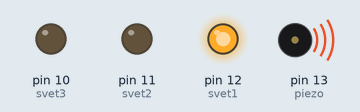
A sketch run on a simulated Arduino Uno, built with avr-gcc and run on an emulated ATmega328P. On the bench: output pins drawn as LEDs (lit = HIGH), buzzer (waves = sounding).

Above: at 2.5 s.
At 20.0 s:
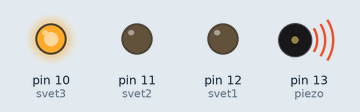
At 28.5 s:
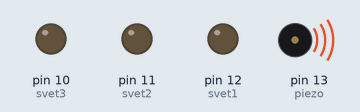
At 42.5 s:
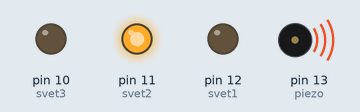
Timing chart, 0 to 45.5 s (numbered marks = the images above):
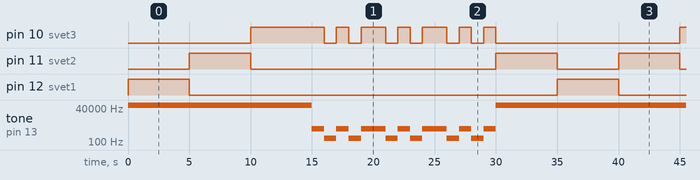

Measured:
- by itself, pin 11 (svet2): repeats every 35.0 s: LOW 20.0 s, HIGH 5.0 s, LOW 5.0 s, HIGH 5.0 s
- by itself, pin 12 (svet1): alternates HIGH for 5.0 s and LOW for 30.0 s
- by itself, pin 10 (svet3): repeats every 35.0 s: LOW 1.0 s, HIGH 1.0 s, LOW 1.0 s, HIGH 2.0 s, LOW 1.0 s, HIGH 1.0 s, LOW 1.0 s, HIGH 2.0 s, 2 × (LOW 1.0 s, HIGH 1.0 s), LOW 15.0 s, HIGH 6.0 s
- by itself, tone on pin 13 (piezo): repeats every 35.0 s: 2 × (1000 Hz 1.0 s, 200 Hz 1.0 s), 1000 Hz 2.0 s, 200 Hz 1.0 s, 1000 Hz 1.0 s, 200 Hz 1.0 s, 1000 Hz 2.0 s, 2 × (200 Hz 1.0 s, 1000 Hz 1.0 s), 65535 Hz 20.0 s

The sketch:

svetofor.ino
```cpp
int piezo = 13;
int svet1 = 12;
int svet2 = 11;
int svet3 = 10;

void setup() {
  pinMode(piezo,OUTPUT);
  pinMode(svet1,OUTPUT);
  pinMode(svet2,OUTPUT);
  pinMode(svet3,OUTPUT);
  }
void loop() {
 digitalWrite(svet1, HIGH);
 digitalWrite(svet2, LOW);
 digitalWrite(svet3, LOW);
  tone(piezo, -1);
  delay(5000);
  digitalWrite(svet1, LOW);
 digitalWrite(svet3, LOW);
 digitalWrite(svet2, HIGH);
 delay(5000);
 digitalWrite(svet2, LOW);
 digitalWrite(svet1, LOW);
 digitalWrite(svet3, HIGH);
 delay(5000);
  for (int i =0; i<3; i++){
    digitalWrite(svet3, HIGH);
    tone(piezo, 1000);
    delay(1000);
    digitalWrite(svet3, LOW);
    tone(piezo, 200);
    delay(1000);
    digitalWrite(svet3, HIGH);
    tone(piezo, 1000);
    delay(1000);
    digitalWrite(svet3, LOW);
    tone(piezo, 200);
    delay(1000);
    digitalWrite(svet3, HIGH);
    tone(piezo, 1000);
    delay(1000);
   }
   tone(piezo, -1);
   digitalWrite(svet3, LOW);
 digitalWrite(svet1, LOW);
 digitalWrite(svet2, HIGH);
 delay(5000);
  }
```
